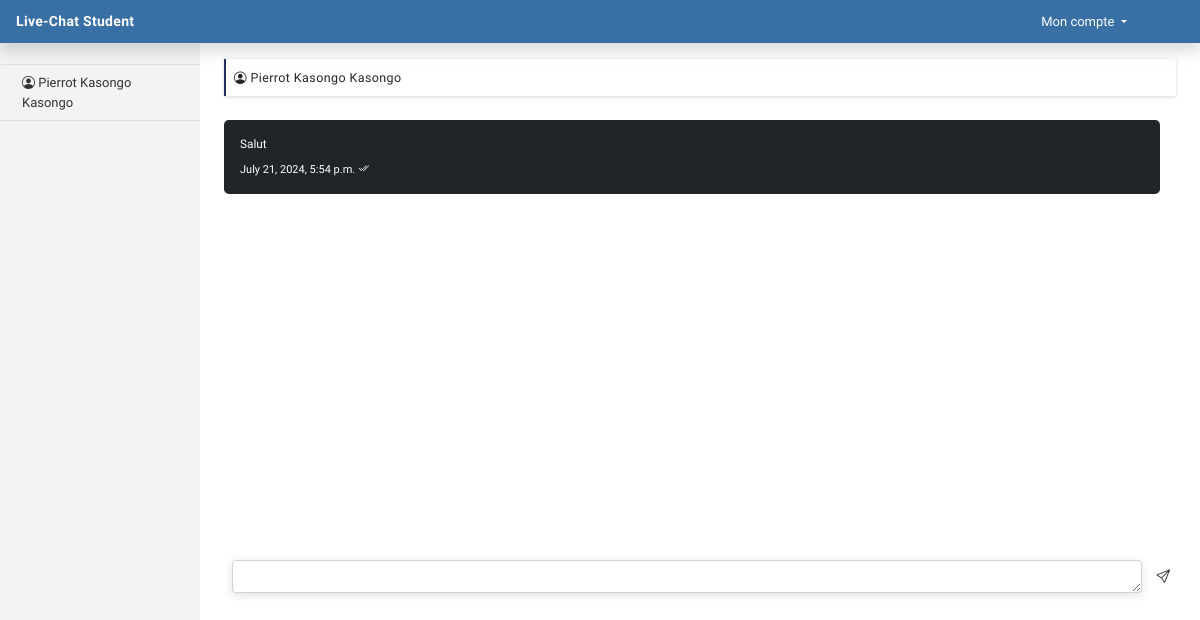
The page /discutionEtudiant/2 (signed in) on the database its author committed.
### app/models.py (models this page shows, shortened)
class User(AbstractUser):
    uid = ShortUUIDField(unique=True, length=20, max_length=20)
    username = models.CharField(max_length=50, blank=True, null=True, unique=False)
    email = models.EmailField(unique=True)
    status = models.CharField(max_length=50)
    USERNAME_FIELD = "email"
    REQUIRED_FIELDS = ["username","status"]

class Message(models.Model):
    expediteur = models.ForeignKey(User, on_delete=models.CASCADE, related_name='messages_envoyes')
    destinateur = models.ForeignKey(User, on_delete=models.CASCADE, related_name='messages_recus')
    contenu = models.TextField()
    date_envoi = models.DateTimeField(auto_now_add=True)

### app/views.py (the view, shortened to what this page needs)
# urls.py: path("discutionEtudiant/<int:id>", DiscutionEtudiant.as_view(), name="discutionEtudiant"),
class DiscutionEtudiant(View):
    def get(self, request, id):
        if request.user.is_authenticated:
            template_name = "app/etudiant/discussion.html"
            title = "Message"
            now = datetime.today().strftime('%A %d %B %Y, %H:%M')
            users = User.objects.filter(is_superuser=False).exclude(id=request.user.id)
            destinateur = get_object_or_404(User, id=id)
            messages = Message.objects.filter(expediteur=request.user, destinateur=destinateur) | Message.objects.filter(expediteur=destinateur, destinateur=request.user).order_by('date_envoi')
            return render(request, template_name, {'title': title, 'now': now, 'users': users, 'destinateur':destinateur, 'messages':messages,})

### templates/app/etudiant/discussion.html (shortened to what this page needs)
{% extends 'main.html' %}
{% load static %}
{% block main %}
<header class="navbar navbar-dark sticky-top bg-dark flex-md-nowrap p-0 shadow">
    <a class="navbar-brand col-md-3 col-lg-2 me-0 fs-6 px-3" href="{% url "chatEtudiant" %}"> Live-Chat Student</a>
    <div class="dropdown account">
        <button class="btn dropdown-toggle text-white" type="button" data-bs-toggle="dropdown" aria-expanded="false">
            Mon compte
        </button>
    </div>
</header>
<div class="container-fluid">
    <div class="row">
        <nav id="sidebarMenu" class="col-md-3 col-lg-2 d-md-block bg-light sidebar collapse">
            <div class="position-sticky pt-3">
            <ul class="nav flex-column">
                {% for objet in users %}
                    <li class="nav-item border-bottom border-top">
                        <a href="{% url 'discutionEtudiant' objet.id %}" class="nav-link">
                            <i class="bi bi-person-circle"></i> {{objet.username | capfirst}} {{objet.first_name | capfirst}} {{objet.last_name | capfirst}}
                        </a>
                    </li>
                {% endfor %}
            </ul>
            </div>
        </nav>
        <main class="col-md-9 ms-sm-auto col-lg-10 px-md-4">
            <div class="container-fluid classe-block p-2 mb-2 mt-3">
                <span class='name-classe'><i class="bi bi-person-circle"></i> {{destinateur.username | capfirst}} {{destinateur.first_name | capfirst}} {{destinateur.last_name | capfirst}}</span>
            </div>
            <div class="messages mt-4">
                {% for objet in messages %}
                    {% if objet.destinateur == destinateur %}
                    <p class="small p-3 ms-4 me-2 mb-3 rounded-3" style="background-color: #f5f6f7;">
                        {{objet.contenu}}
                        <span class='d-block mt-2 date'>{{objet.date_envoi}} <i class="bi bi-check2-all"></i></span>
                        {% if objet.expediteur == request.user %}
                        <a href="{% url 'deleteMessage' objet.id %}" class="btn-sm float-end text-secondary icon_sup">
                            <i class="bi bi-trash"></i>
                        </a>
                        {% endif %}
                    </p>
                    {% elif objet.destinateur == request.user %}
                    <p class="small p-3 me-3 mb-3 text-white rounded-3 bg-dark">
                        {{objet.contenu}}
                        <span class='d-block mt-2 date'>{{objet.date_envoi}} <i class="bi bi-check2-all"></i></span>
                    </p>
                    {% endif %}
                {% endfor %}
            </div>
           <form action="" class='form mb-5' method='post'>
                <div class="d-flex">
                    <textarea class="form-control mx-2" id="exampleFormControlTextarea1" rows="1" oninput="autoResize(this)"name='message'  required ></textarea>
                    <button class='btn-env'><i class="bi bi-send"></i></button>
                </div>
           </form>
        </main>
    </div>
</div>
{% endblock main %}

### static/css/app.css (style rules this page uses)
body { font-family: 'Sen', sans-serif; font-size: 13.5px; }
.navbar { background-color: #386FA4 !important; }
.navbar-brand { padding-top: .70rem; padding-bottom: .70rem; font-size: 14px !important; letter-spacing: 0.3px; font-weight: 550; }
.sidebar { position: fixed; top: 0; bottom: 0; left: 0; z-index: 100; padding: 48px 0 0; background-color: rgb(243, 243, 243) !important; }
.sidebar .nav-link { font-weight: 500; color: #333; margin-left: 6px; font-size: 13px; }
.account { position: relative; margin-right: 60px; background-color: inherit; }
.classe-block { border-left: 2.5px solid #202f5e; box-shadow: rgba(0, 0, 0, 0.16) 0px 1px 4px; text-decoration: none !important; }
.name-classe { font-size: 12.5px; letter-spacing: .4px; text-decoration: none; }
.form { position: relative; top: 5dvh; }
.classe-block { box-shadow: rgba(0, 0, 0, 0.16) 0px 1px 4px; text-decoration: none !important; }
.messages { height: 400px; overflow-y: scroll; scrollbar-width: thin; }
.date { font-size: 11px; }
.btn-env { background-color: transparent; border: none; color: inherit; font: inherit; }

### rows shown on the page
User: username "Pierrot", first_name "Kasongo", last_name "Kasongo"
Message: contenu "Salut", date_envoi "July 21, 2024, 5:54 p.m."
